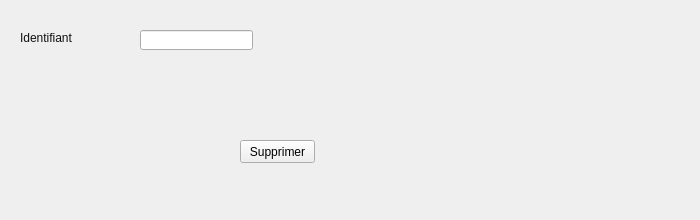
       <widget class="QWidget" name="tab_52">
        <attribute name="title">
         <string>Supprimer un client</string>
        </attribute>
        <widget class="QLineEdit" name="lineEdit_id_5">
         <property name="geometry">
          <rect>
           <x>140</x>
           <y>30</y>
           <width>113</width>
           <height>20</height>
          </rect>
         </property>
        </widget>
        <widget class="QLabel" name="label_63">
         <property name="geometry">
          <rect>
           <x>20</x>
           <y>30</y>
           <width>61</width>
           <height>16</height>
          </rect>
         </property>
         <property name="styleSheet">
          <string notr="true">color: rgb(16, 16, 16);</string>
         </property>
         <property name="text">
          <string>Identifiant</string>
         </property>
        </widget>
        <widget class="QPushButton" name="pb_supprimer">
         <property name="geometry">
          <rect>
           <x>240</x>
           <y>140</y>
           <width>75</width>
           <height>23</height>
          </rect>
         </property>
         <property name="text">
          <string>Supprimer</string>
         </property>
        </widget>
        <widget class="QLabel" name="label_64">
         <property name="geometry">
          <rect>
           <x>390</x>
           <y>30</y>
           <width>301</width>
           <height>181</height>
          </rect>
         </property>
         <property name="text">
          <string/>
         </property>
         <property name="pixmap">
          <pixmap>../../Desktop/Nouveau dossier (2)/1ere annee/casse et rayin.jpg</pixmap>
         </property>
        </widget>
       </widget>
